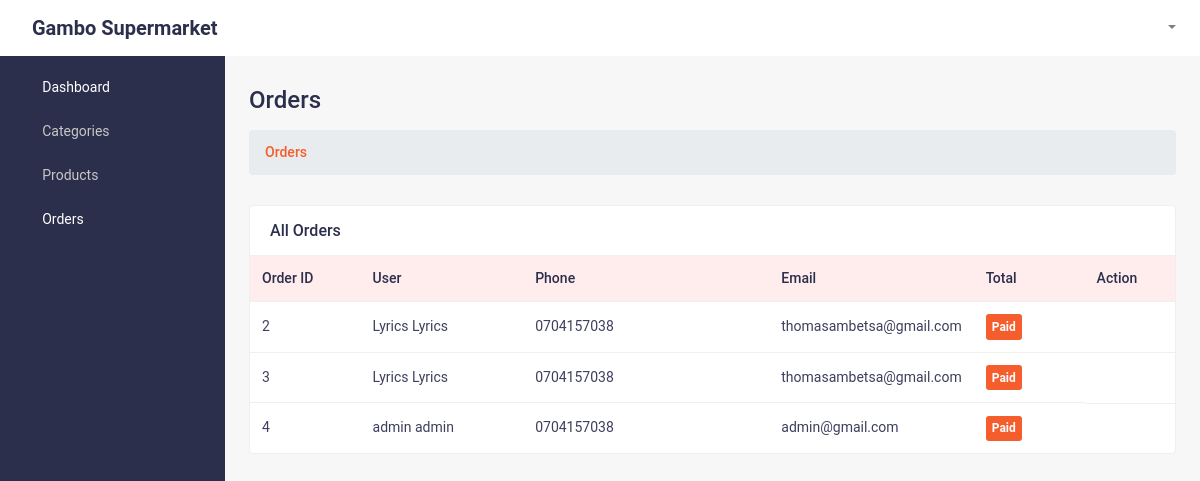
The page /farmers/farmer_orders/ (signed in) on the database its author committed.
### payment/models.py (models this page shows, shortened)
class Paid(models.Model):
    cart = models.ForeignKey(Cart,on_delete=models.CASCADE)
    user =  models.ForeignKey(User,on_delete=models.CASCADE)
    paid =  models.BooleanField(default=False)
    processed = models.BooleanField(default=False)

### cart/models.py (models this page shows, shortened)
class Cart(models.Model):
    user = models.ForeignKey(User,null=True,blank=True,on_delete=models.CASCADE)
    products = models.ManyToManyField(Products,blank=True)
    updates = models.DateTimeField(auto_now=True)
    timestamp = models.DateTimeField(auto_now_add=True)
    objects = CartManager()

### account/models.py (models this page shows, shortened)
class User(AbstractUser):
    email = models.EmailField(verbose_name='email',max_length=255,unique=True)
    phone = models.CharField(null=True,max_length=255)
    type = models.CharField(max_length=255,blank=True,null=True)
    REQUIRED_FIELDS = ['username','phone','first_name','last_name']
    USERNAME_FIELD = 'email'

### farmers/views.py (the view)
# urls.py: path("farmer_orders/",farmer_products,name="farmer_products")
@login_required(login_url='account:sign_in')
def farmer_products(request):
    all_orders = Paid.objects.filter(paid = True)
    context = {
         "all_orders":all_orders
    }
    return render(request,'orders_farmer.html',context)

### farmers/templates/orders_farmer.html (shortened to what this page needs)
{% load static %}
<!DOCTYPE html>
<html lang="en">
   {% include './farmer_index/head.html' %}
   <body class="sb-nav-fixed">
      {% include './farmer_index/nav.html'  %}
      <div id="layoutSidenav">
         {% include './farmer_index/sidebar.html' %}
         <div id="layoutSidenav_content">
            <main>
               <div class="container-fluid">
                  <h2 class="mt-30 page-title">Orders</h2>
                  <ol class="breadcrumb mb-30">
                     <li class="breadcrumb-item active">Orders</li>
                  </ol>
                  <div class="row">
                     <div class="col-xl-12 col-md-12">
                        <div class="card card-static-2 mb-30">
                           <div class="card-title-2">
                              <h4>All Orders</h4>
                           </div>
                           <div class="card-body-table">
                              <div class="table-responsive">
                                 <table class="table ucp-table table-hover">
                                    <thead>
                                       <tr>
                                          <th style="width:130px">Order ID</th>
                                          <th style="width:200px">User</th>
                                          <th style="width:300px">Phone</th>
                                          <th style="width:130px">Email</th>
                                          <th style="width:130px">Total</th>
                                          <th style="width:100px">Action</th>
                                       </tr>
                                    </thead>
                                    <tbody>
                                       {% if all_orders %}
                                       {% for f in all_orders %}
                                       <tr>
                                          <td>{{f.cart.id}}</td>
                                          <td>
                                             {{f.user.first_name}} {{f.user.last_name}}
                                          </td>
                                          <td>
                                             {{f.user.phone}}
                                          </td>
                                          <td>{{f.user.email}}</td>
                                          <td>
                                             <span class="badge-item badge-status">
                                                {% if f.paid %}
                                                Paid
                                                {% else %}
                                                Not Paid
                                                {% endif %}
                                             </span>
                                          </td>
                                          <td class="action-btns">
                                             <a href="order_view.html" class="views-btn"><i class="fas fa-eye"></i></a>
                                             <a href="order_edit.html" class="edit-btn"><i class="fas fa-edit"></i></a>
                                          </td>
                                       </tr>
                                       {% endfor %}
                                       {% endif %}
                                    </tbody>
                                 </table>
                              </div>
                           </div>
                        </div>
                     </div>
                  </div>
               </div>
            </main>
         </div>
      </div>
   </body>
</html>

### static_file/css/styles.css (style rules this page uses)
html { font-family:roboto,sans-serif!important;line-height:1.15;-webkit-text-size-adjust:100%;-webkit-tap-highlight-color:transparent }
article,aside,figcaption,figure,footer,header,hgroup,main,nav,section { display:block }
body { margin:0;font-family:roboto,sans-serif!important;font-size:1rem;font-weight:400;line-height:1.5;color:#2b2f4c;text-align:left;background-color:#f7f7f7 }
h1,h2,h3,h4,h5,h6 { margin-top:0;margin-bottom:.5rem }
ol,ul,dl { margin-top:0;margin-bottom:1rem }
a { color:#007bff;text-decoration:none;background-color:transparent }
table { border-collapse:collapse }
th { text-align:inherit }
h1,h2,h3,h4,h5,h6,.h1,.h2,.h3,.h4,.h5,.h6 { margin-bottom:.5rem;font-weight:500;line-height:1.2 }
h2,.h2 { font-size:2rem }
h4,.h4 { font-size:1.5rem }
html,body { height:100% }
.container,.container-fluid,.container-sm,.container-md,.container-lg,.container-xl { padding-left:1.5rem;padding-right:1.5rem }
#layoutSidenav { display:flex }
#layoutSidenav #layoutSidenav_content { position:relative;display:flex;flex-direction:column;justify-content:space-between;min-width:0;flex-grow:1;min-height:calc(100vh - 56px);margin-left:-225px }
@media (min-width:992px) { #layoutSidenav #layoutSidenav_content { margin-left:0;transition:margin .15s ease-in-out } }
.sb-nav-fixed #layoutSidenav #layoutSidenav_content { padding-left:225px;top:56px;background-color:#f7f7f7!important }

### static_file/css/admin-style.css (style rules this page uses)
.container,.container-fluid,.container-sm,.container-md,.container-lg,.container-xl { padding-left:1.5rem!important;padding-right:1.5rem!important }
.mt-30 { margin-top:30px!important }
.mb-30 { margin-bottom:30px!important }
.page-title { font-size:24px;font-weight:500;color:#2b2f4c;text-align:left;margin-bottom:15px }
.breadcrumb-item.active { color:#f55d2c!important }
.breadcrumb-item { color:#2b2f4c!important;font-weight:500;font-size:14px }
.card-static-2 { border:1px solid #efefef!important;background:#fff }
.card-title-2 { display:flex;align-items:center;width:100%;margin-bottom:0!important;border-bottom:0;padding:15px 20px }
.card-title-2 h4 { font-size:16px;font-weight:500;color:#2b2f4c;margin-bottom:0!important }
.ucp-table { color:#2b2f4c!important;border:0!important;border-color:#fff!important;margin-bottom:0!important }
.ucp-table thead th { vertical-align:bottom;border-bottom:0!important }
.ucp-table td,.ucp-table th { border-top:1px solid #efefef!important }
.ucp-table thead tr th { color:#2b2f4c;font-size:14px;background-color:#ffecec;font-weight:500 }
.ucp-table td { font-size:14px;font-weight:400;color:#3e3f5e;line-height:24px }
.badge-status { color:#fff;background-color:#f55d2c }
.badge-item { display:inline-block;padding:.55em .5em;font-size:12px;font-weight:600;line-height:1;text-align:center;white-space:nowrap;vertical-align:baseline;border-radius:3px;transition:color .15s ease-in-out,background-color .15s ease-in-out,border-color .15s ease-in-out,box-shadow .15s ease-in-out }
.action-btns { display:flex;align-items:center }
.action-btns a { font-size:14px;color:#2b2f4c;margin-right:15px }
.action-btns a:last-child { margin-right:0 }

### rows shown on the page
Paid: cart.id "2", user.first_name "Lyrics", user.last_name "Lyrics", user.phone "0704157038", user.email "thomasambetsa@gmail.com", paid "Paid"
Paid: cart.id "3", user.first_name "Lyrics", user.last_name "Lyrics", user.phone "0704157038", user.email "thomasambetsa@gmail.com", paid "Paid"
Paid: cart.id "4", user.first_name "admin", user.last_name "admin", user.phone "0704157038", user.email "admin@gmail.com", paid "Paid"
